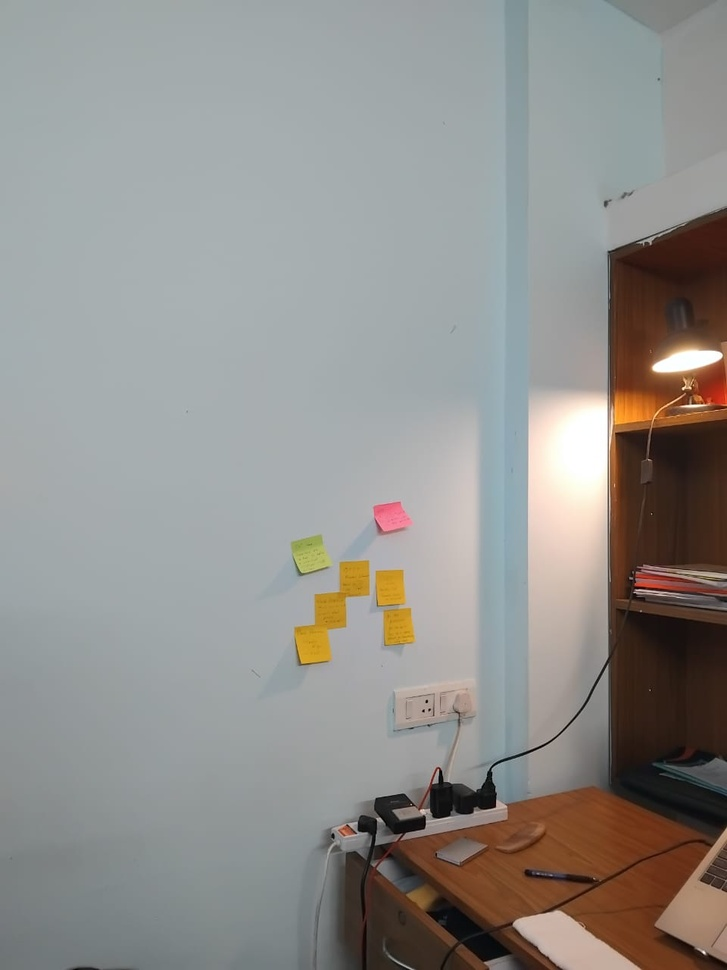
#> input picture data/hostel_room_sequence/1room.jpeg, 727 x 970 px, shrunk from 960 x 1280 before the run; its folder holds 4 pictures in this run
$ jupyter execute stitcher_tests.ipynb
#> lines starting #> are read from the running program, lines starting #| are printed output that depends on the picture
[cell 1]
import os
import re
import cv2
import numpy as np
import matplotlib.pyplot as plt

class Stitcher():
    def __init__(self, input_dir, output_dir, feature_detector="SIFT", matcher_type="BF", plot=False):
        self.input_dir = input_dir
        self.output_dir = output_dir
        self.matcher_type = matcher_type
        self.plot = plot  # Plotting flag
        self.input_images = []

        # Feature Detector
        if feature_detector == "SIFT":
            self.feature_detector = cv2.SIFT_create()
        elif feature_detector == "ORB":
            self.feature_detector = cv2.ORB_create()
        else:
            raise ValueError("Invalid feature detector. Use 'SIFT' or 'ORB'.")

        self.feature_points_and_descriptors = []

        # Initialize matcher
        if self.matcher_type == "BF":
            norm_type = cv2.NORM_L2 if feature_detector == "SIFT" else cv2.NORM_HAMMING
            self.matcher = cv2.BFMatcher(norm_type, crossCheck=False)
        elif self.matcher_type == "FLANN":
            index_params = dict(algorithm=1, trees=5)
            search_params = dict(checks=50)
            self.matcher = cv2.FlannBasedMatcher(index_params, search_params)
        else:
            raise ValueError("Invalid matcher type. Use 'BF' or 'FLANN'.")

    def read_input_dir(self):
        image_extensions = {".jpeg", ".jpg", ".png"}

        # Filter and sort files by numeric prefix
        files = [f for f in os.listdir(self.input_dir) if os.path.splitext(f)[1].lower() in image_extensions]
        files.sort(key=lambda f: int(re.match(r'(\d+)', f).group()))

        for file in files:
            img = cv2.imread(os.path.join(self.input_dir, file))
#> img is the input picture: shape (970, 727, 3); mean B, G, R 141.2, 144.3, 145.6
            if img is not None:
                self.input_images.append(img)
            else:
                print(f"Could not read image {file} in {self.input_dir}")

        if len(self.input_images) < 2:
            raise ValueError("Not enough images in the input directory.")
        else:
            print(f"Found {len(self.input_images)} images in the input directory.")

    def detect_keypoints_and_descriptors(self):
        for i, img in enumerate(self.input_images):
            gray = cv2.cvtColor(img, cv2.COLOR_BGR2GRAY)
            keypoints, descriptors = self.feature_detector.detectAndCompute(gray, None)
            if keypoints is not None and descriptors is not None:
                self.feature_points_and_descriptors.append((keypoints, descriptors))
                print(f"Detected {len(keypoints)} keypoints in image {i+1}")

                # Plot detected keypoints if self.plot is True
                if self.plot:
                    self.plot_features(img, keypoints, title=f"Keypoints in Image {i+1}")
            else:
                print(f"Failed to detect keypoints in image {i+1}")
#> this loop made 4 passes
#> pass 1, in detect_keypoints_and_descriptors, `gray = cv2.cvtColor(img, cv2.COLOR_BGR2GRAY)`:
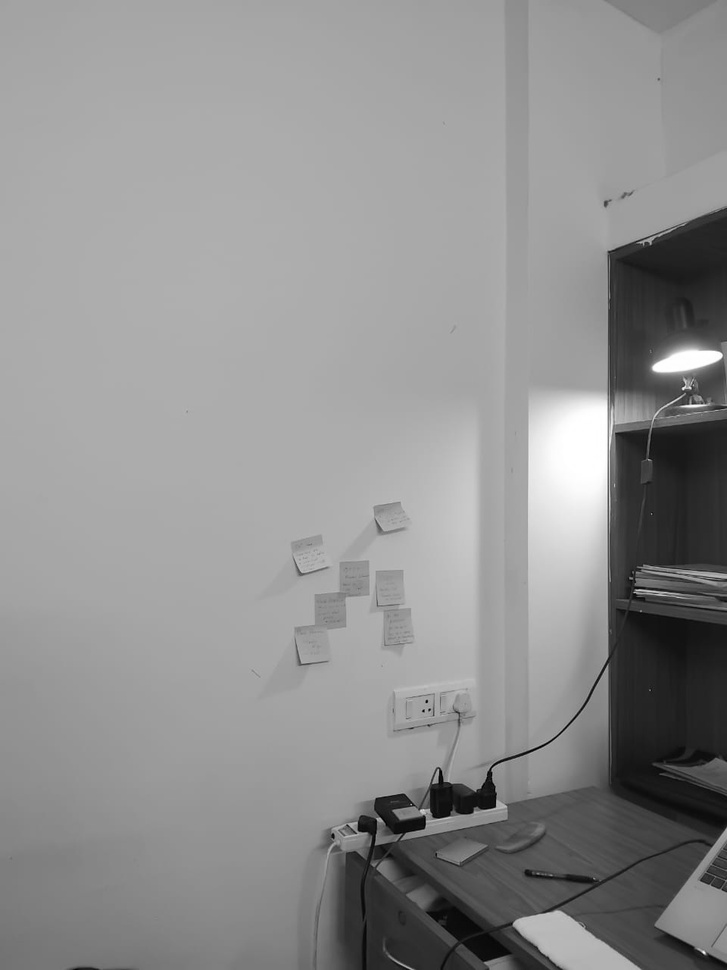
#> gray: shape (970, 727); min 0, max 255, mean 144.4
#> pass 1, in plot_features, `img_with_keypoints = cv2.drawKeypoints(img, keypoints, None, flags=cv2..`:
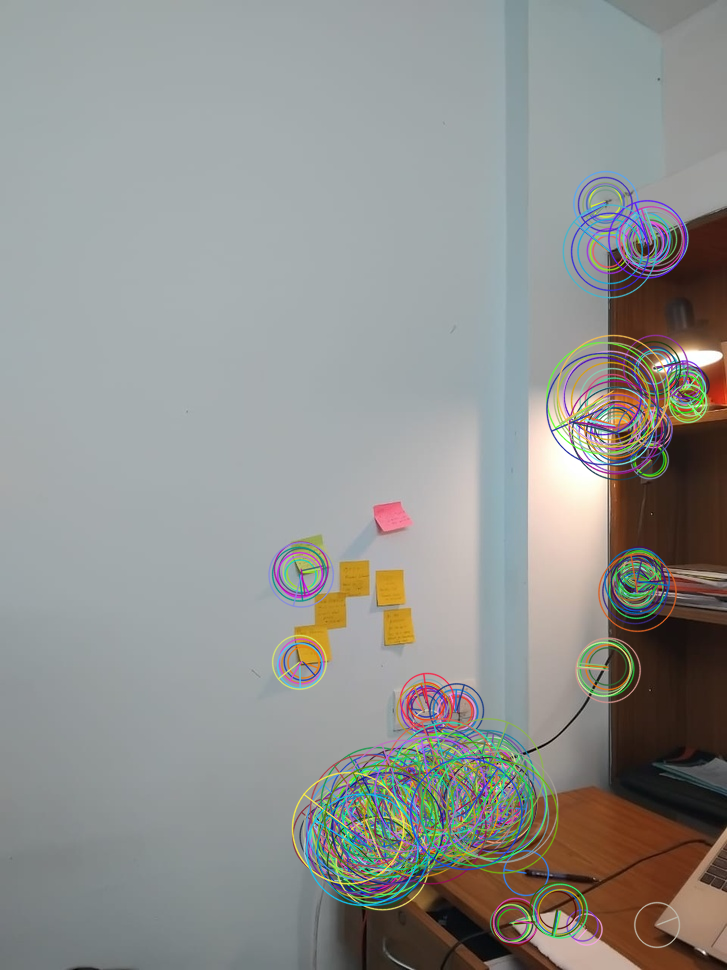
#> img_with_keypoints: shape (970, 727, 3); mean B, G, R 143.1, 145.9, 144.9
#> pass 2, in detect_keypoints_and_descriptors, `gray = cv2.cvtColor(img, cv2.COLOR_BGR2GRAY)`:
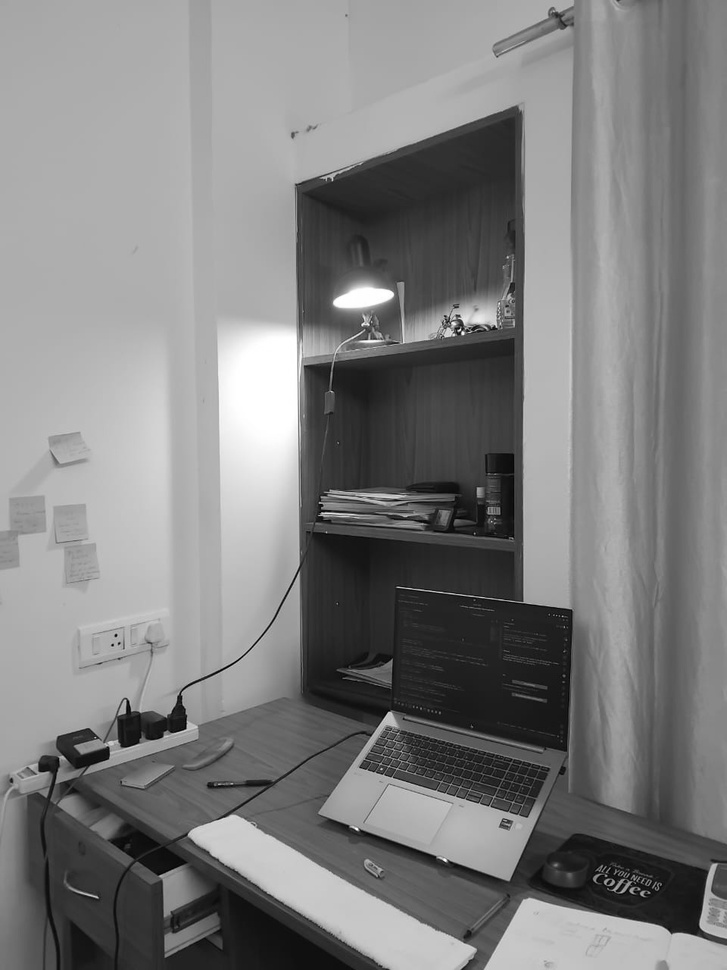
#> gray: shape (970, 727); min 0, max 255, mean 126.9
#> pass 2, in plot_features (call 2), `img_with_keypoints = cv2.drawKeypoints(img, keypoints, None, flags=cv2..`:
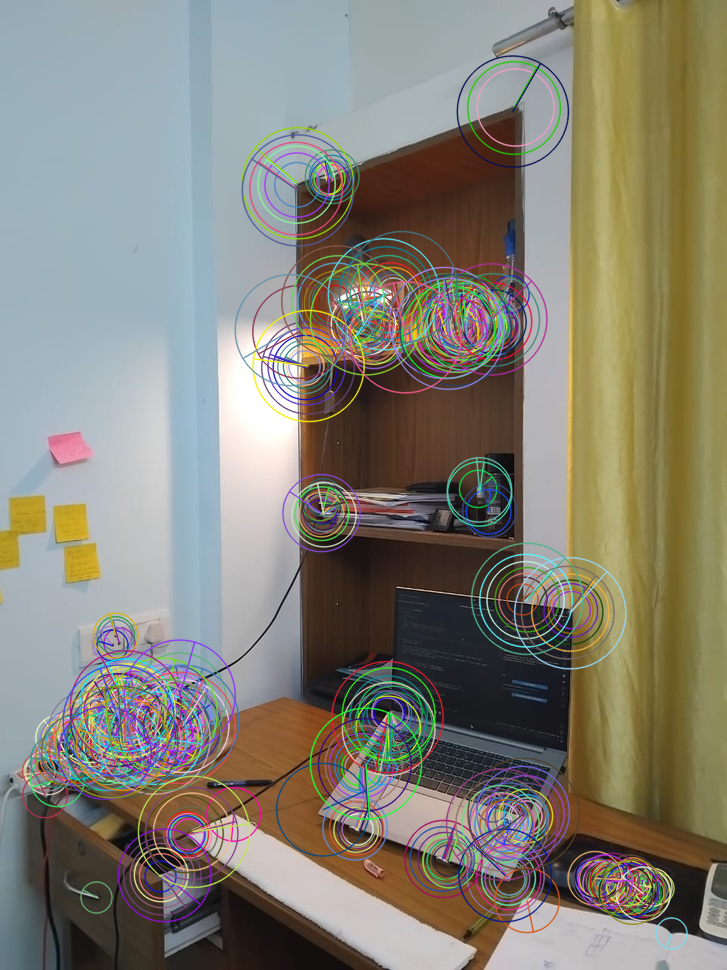
#> img_with_keypoints: shape (970, 727, 3); mean B, G, R 117.4, 129.4, 132.9
#> after the loop:
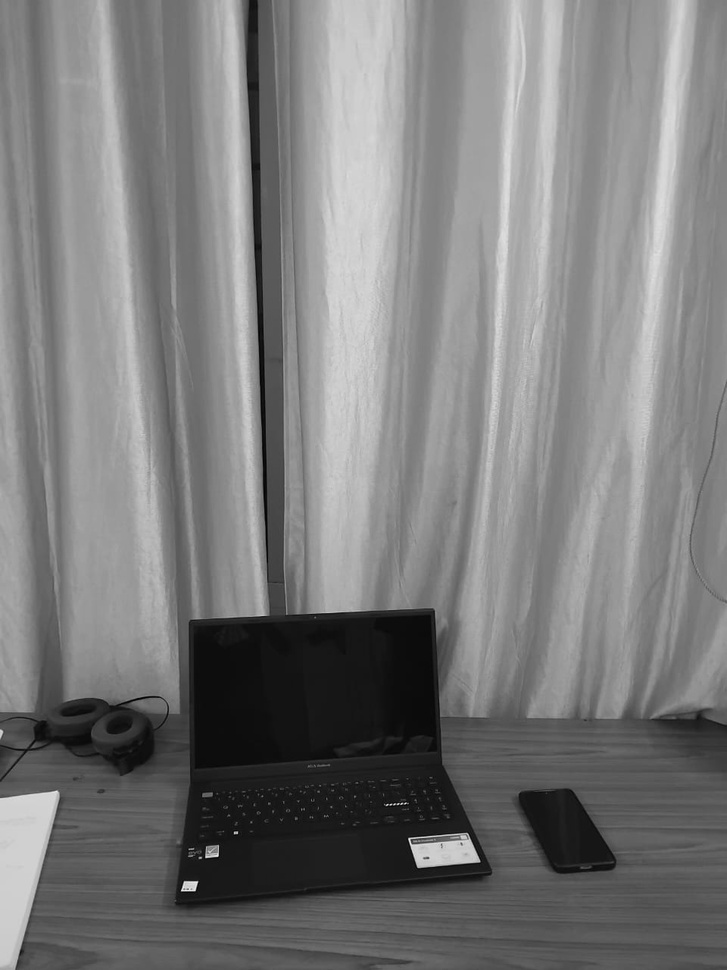
#> gray: shape (970, 727); min 1, max 241, mean 122.3
        print("Feature detection completed.")

    def match_features(self, descriptors1, descriptors2):
        matches = self.matcher.knnMatch(descriptors1, descriptors2, k=2)
        good_matches = [m for m, n in matches if m.distance < 0.75 * n.distance]
        print(f"Found {len(good_matches)} good matches after ratio test.")
        return good_matches

    def plot_features(self, img, keypoints, title="Detected Keypoints"):
        img_with_keypoints = cv2.drawKeypoints(img, keypoints, None, flags=cv2.DrawMatchesFlags_DRAW_RICH_KEYPOINTS)
        plt.figure(figsize=(10, 7))
        plt.imshow(cv2.cvtColor(img_with_keypoints, cv2.COLOR_BGR2RGB))
        plt.title(title)
        plt.axis("off")
        plt.show()

    def plot_matches(self, img1, img2, kp1, kp2, good_matches):
        img_matches = cv2.drawMatches(img1, kp1, img2, kp2, good_matches, None, flags=cv2.DrawMatchesFlags_NOT_DRAW_SINGLE_POINTS)
        plt.figure(figsize=(15, 10))
        plt.imshow(cv2.cvtColor(img_matches, cv2.COLOR_BGR2RGB))
        plt.title("Feature Matches")
        plt.axis("off")
        plt.show()

    def find_homography_and_warp(self, img1, img2, kp1, kp2, good_matches):
        pass

    def align_and_stitch_images(self):
        pass


    def plot_stitched_image(self, image, title="Stitched Panorama"):
        plt.figure(figsize=(15, 10))
        plt.imshow(cv2.cvtColor(image, cv2.COLOR_BGR2RGB))
        plt.title(title)
        plt.axis("off")
        plt.show()


# [5 lines of commented-out code are left out]
